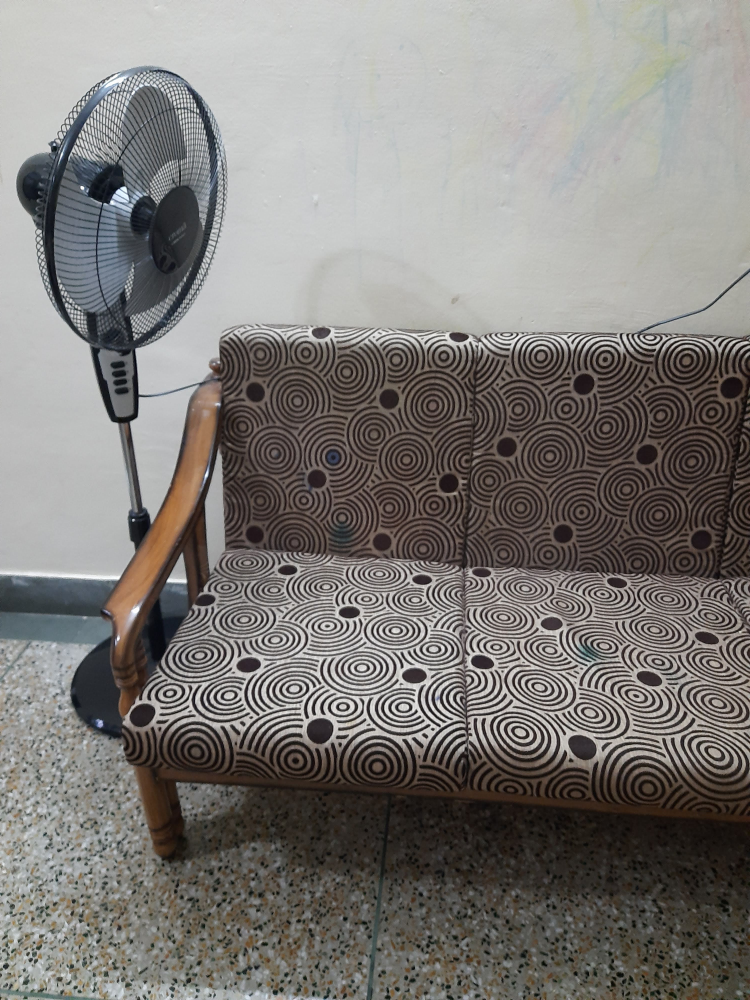
#> input picture fig 1.jpg, 3000 x 4000 px (shown at 1/4 size)
$ python stitch.py
#> lines starting #> are read from the running program, lines starting #| are printed output that depends on the picture
### panorama.py
import numpy as np
import imutils
import cv2


class Panaroma:

    def image_stitch(self, images, lowe_ratio=0.75, max_Threshold=4.0,match_status=False):
        (imageB, imageA) = images
        (KeypointsA, features_of_A) = self.Detect_Feature_And_KeyPoints(imageA)
        (KeypointsB, features_of_B) = self.Detect_Feature_And_KeyPoints(imageB)

        Values = self.matchKeypoints(KeypointsA, KeypointsB,features_of_A, features_of_B, lowe_ratio, max_Threshold)

        if Values is None:
           return None

        (matches, Homography, status) = Values
        result_image = self.getwarp_perspective(imageA,imageB,Homography)
        result_image[0:imageB.shape[0], 0:imageB.shape[1]] = imageB

        if match_status:
            vis = self.draw_Matches(imageA, imageB, KeypointsA, KeypointsB, matches,status)
            return (result_image, vis)
        return result_image

    def getwarp_perspective(self,imageA,imageB,Homography):
        val = imageA.shape[1] + imageB.shape[1]
        result_image = cv2.warpPerspective(imageA, Homography, (val , imageA.shape[0]))
        return result_image

    def Detect_Feature_And_KeyPoints(self, image):
        gray = cv2.cvtColor(image, cv2.COLOR_BGR2GRAY)
        descriptors = cv2.xfeatures2d.SIFT_create()
        (Keypoints, features) = descriptors.detectAndCompute(image, None)

        Keypoints = np.float32([i.pt for i in Keypoints])
        return (Keypoints, features)

    def get_Allpossible_Match(self,featuresA,featuresB):
        match_instance = cv2.DescriptorMatcher_create("BruteForce")
        All_Matches = match_instance.knnMatch(featuresA, featuresB, 2)
        return All_Matches

    def All_validmatches(self,AllMatches,lowe_ratio):
        valid_matches = []

        for val in AllMatches:
            if len(val) == 2 and val[0].distance < val[1].distance * lowe_ratio:
                valid_matches.append((val[0].trainIdx, val[0].queryIdx))

        return valid_matches

    def Compute_Homography(self,pointsA,pointsB,max_Threshold):
        (H, status) = cv2.findHomography(pointsA, pointsB, cv2.RANSAC, max_Threshold)
        return (H,status)

    def matchKeypoints(self, KeypointsA, KeypointsB, featuresA, featuresB,lowe_ratio, max_Threshold):

        AllMatches = self.get_Allpossible_Match(featuresA,featuresB);
        valid_matches = self.All_validmatches(AllMatches,lowe_ratio)

        if len(valid_matches) > 4:
            pointsA = np.float32([KeypointsA[i] for (_,i) in valid_matches])
            pointsB = np.float32([KeypointsB[i] for (i,_) in valid_matches])

            (Homograpgy, status) = self.Compute_Homography(pointsA, pointsB, max_Threshold)

            return (valid_matches, Homograpgy, status)
        else:
            return None

    def get_image_dimension(self,image):
        (h,w) = image.shape[:2]
        return (h,w)

    def get_points(self,imageA,imageB):

        (hA, wA) = self.get_image_dimension(imageA)
        (hB, wB) = self.get_image_dimension(imageB)
        vis = np.zeros((max(hA, hB), wA + wB, 3), dtype="uint8")
        vis[0:hA, 0:wA] = imageA
        vis[0:hB, wA:] = imageB

        return vis


    def draw_Matches(self, imageA, imageB, KeypointsA, KeypointsB, matches, status):

        (hA,wA) = self.get_image_dimension(imageA)
        vis = self.get_points(imageA,imageB)

        for ((trainIdx, queryIdx), s) in zip(matches, status):
            if s == 1:
                ptA = (int(KeypointsA[queryIdx][0]), int(KeypointsA[queryIdx][1]))
                ptB = (int(KeypointsB[trainIdx][0]) + wA, int(KeypointsB[trainIdx][1]))
                cv2.line(vis, ptA, ptB, (0, 255, 0), 1)

        return vis

### stitch.py
from panorama import Panaroma
import imutils
import cv2

print("Enter the number of images you want to concantenate:")
no_of_images = int(input())
#> the answer given: 3
print("Enter the image name in order of left to right in way of concantenation:")
filename = []

for i in range(no_of_images):
    print("Enter the %d image:" %(i+1))
    filename.append(input())
#> this loop made 3 passes; the answer given on pass 1: fig 1.jpg

images = []


for i in range(no_of_images):
    images.append(cv2.imread(filename[i]))

for i in range(no_of_images):
    images[i] = imutils.resize(images[i], width=400)
#> after the loop, images = 3 items
for i in range(no_of_images):
    images[i] = imutils.resize(images[i], height=400)


panaroma = Panaroma()
if no_of_images==2:
    (result, matched_points) = panaroma.image_stitch([images[0], images[1]], match_status=True)
else:
    (result, matched_points) = panaroma.image_stitch([images[no_of_images-2], images[no_of_images-1]], match_status=True)
#> in Detect_Feature_And_KeyPoints, `gray = cv2.cvtColor(image, cv2.COLOR_BGR2GRAY)`:
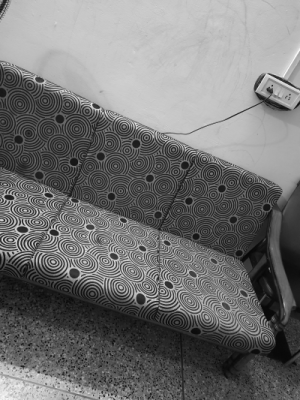
#> gray: shape (400, 300); min 7, max 247, mean 115.5
#> in Detect_Feature_And_KeyPoints, `(Keypoints, features) = descriptors.detectAndCompute(image, None)`: Keypoints = 345 keypoints; strongest (x, y, size): (280, 79, 2.3), (54, 233, 4), (53, 262, 1.9), (20, 234, 1.9)
#> in Detect_Feature_And_KeyPoints, `Keypoints = np.float32([i.pt for i in Keypoints])`: Keypoints = 345 pairs, first value 4.15 to 297, second value 59.5 to 396.8
#> in image_stitch, `(KeypointsA, features_of_A) = self.Detect_Feature_And_KeyPoints(imageA)`: KeypointsA has the same summary as Keypoints in Detect_Feature_And_KeyPoints
#> in Detect_Feature_And_KeyPoints (call 2), `(Keypoints, features) = descriptors.detectAndCompute(image, None)`: Keypoints = 345 keypoints; strongest (x, y, size): (280, 79, 2.3), (54, 233, 4), (53, 262, 1.9), (20, 234, 1.9)
#> in image_stitch, `(KeypointsB, features_of_B) = self.Detect_Feature_And_KeyPoints(imageB)`: KeypointsB = 345 pairs, first value 4.15 to 297, second value 59.5 to 396.8
#> in get_Allpossible_Match, `All_Matches = match_instance.knnMatch(featuresA, featuresB, 2)`: All_Matches = 345 matches
#> after the loop in All_validmatches, `for val in AllMatches:`: valid_matches = 345 pairs, first value 0 to 344, second value 0 to 344
#> in matchKeypoints, `pointsA = np.float32([KeypointsA[i] for (_,i) in valid_matches])`: pointsA has the same summary as KeypointsB in image_stitch
#> in matchKeypoints, `pointsB = np.float32([KeypointsB[i] for (i,_) in valid_matches])`: pointsB has the same summary as KeypointsB in image_stitch
#> in Compute_Homography, `(H, status) = cv2.findHomography(pointsA, pointsB, cv2.RANSAC, max_Thr..`: H = [[1, 1.3e-16, 1.85e-14], [6.25e-16, 1, -1.02e-13], [2.26e-18, 1.15e-18, 1]]; status = 345 values from 1 to 1
#> in matchKeypoints, `(Homograpgy, status) = self.Compute_Homography(pointsA, pointsB, max_T..`: Homograpgy has the same summary as H in Compute_Homography
#> in image_stitch, `(matches, Homography, status) = Values`: matches has the same summary as valid_matches in All_validmatches; Homography has the same summary as H in Compute_Homography
#> in getwarp_perspective, `result_image = cv2.warpPerspective(imageA, Homography, (val , imageA.s..`:
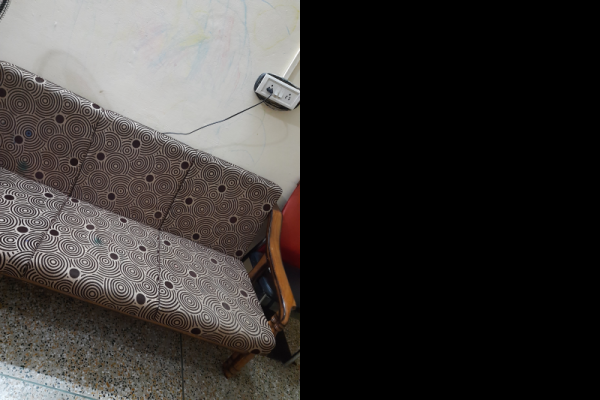
#> result_image: shape (400, 600, 3); mean of channels 0, 1, 2 55, 57, 60.2; drawn as B, G, R
#> in draw_Matches, `(hA,wA) = self.get_image_dimension(imageA)`: hA = 400; wA = 300
#> in get_points, `(hA, wA) = self.get_image_dimension(imageA)`: hA = 400; wA = 300
#> in get_points, `(hB, wB) = self.get_image_dimension(imageB)`: hB = 400; wB = 300
#> in get_points, `vis[0:hB, wA:] = imageB`:
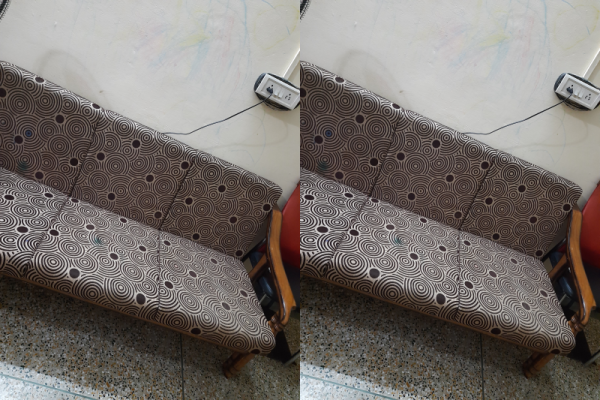
#> vis: shape (400, 600, 3); mean of channels 0, 1, 2 110.1, 114, 120.3; drawn as B, G, R
#> the loop in draw_Matches, `for ((trainIdx, queryIdx), s) in zip(matches, status):` made 345 passes
#> (ptA, ptB) on passes 1 to 12: ((4, 345), (304, 345)), ((5, 88), (305, 88)), ((6, 96), (306, 96)), ((6, 376), (306, 376)), ((6, 376), (306, 376)), ((6, 376), (306, 376)), ((6, 167), (306, 167)), ((7, 257), (307, 257)), ((7, 94), (307, 94)), ((8, 77), (308, 77)), ((8, 77), (308, 77)), ((8, 77), (308, 77))
#> ptA on pass 100: (64, 203)
#> after the loop in draw_Matches, `for ((trainIdx, queryIdx), s) in zip(matches, status):`:
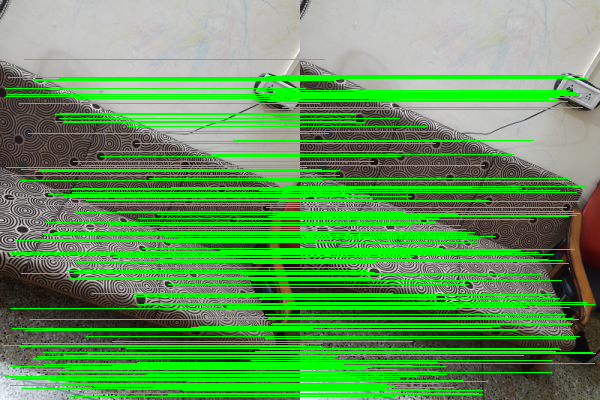
#> vis: shape (400, 600, 3); mean of channels 0, 1, 2 87.1, 154.2, 94.3; drawn as B, G, R
    for i in range(no_of_images - 2):
        (result, matched_points) = panaroma.image_stitch([images[no_of_images-i-3],result], match_status=True)
#> this loop made 1 pass
#> pass 1, in image_stitch (call 2), `(imageB, imageA) = images`:
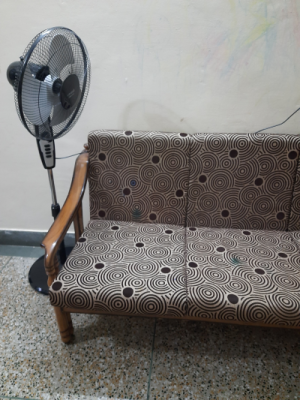
#> imageB: shape (400, 300, 3); mean of channels 0, 1, 2 120, 123.3, 126.3; drawn as B, G, R
#> pass 1, in getwarp_perspective (call 2), `result_image = cv2.warpPerspective(imageA, Homography, (val , imageA.s..`:
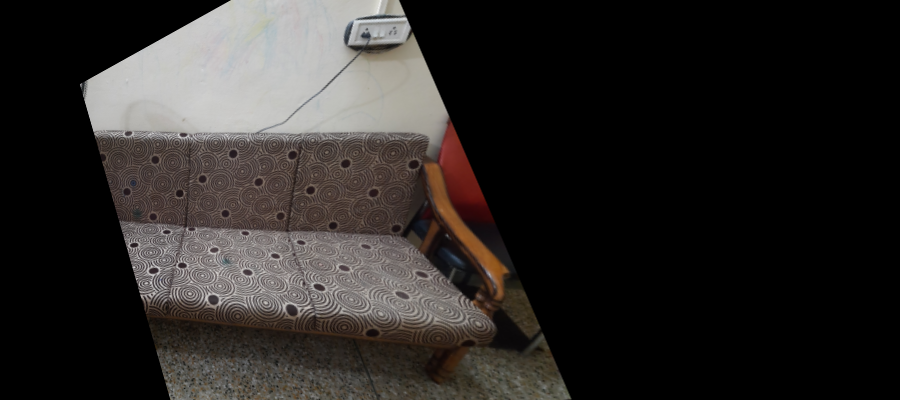
#> result_image: shape (400, 900, 3); mean of channels 0, 1, 2 39, 40.9, 44; drawn as B, G, R
#> after the loop:
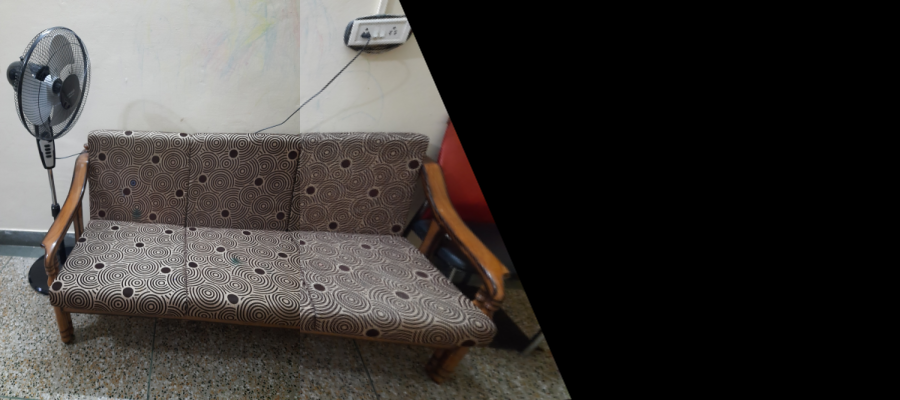
#> result: shape (400, 900, 3); mean of channels 0, 1, 2 57.1, 59.6, 62.6; drawn as B, G, R


#cv2.imshow("Keypoint Matches", matched_points)
cv2.imshow("StitchedImmage", result)
cv2.imwrite("Result.jpg",result)


cv2.waitKey(0)
cv2.destroyAllWindows()
